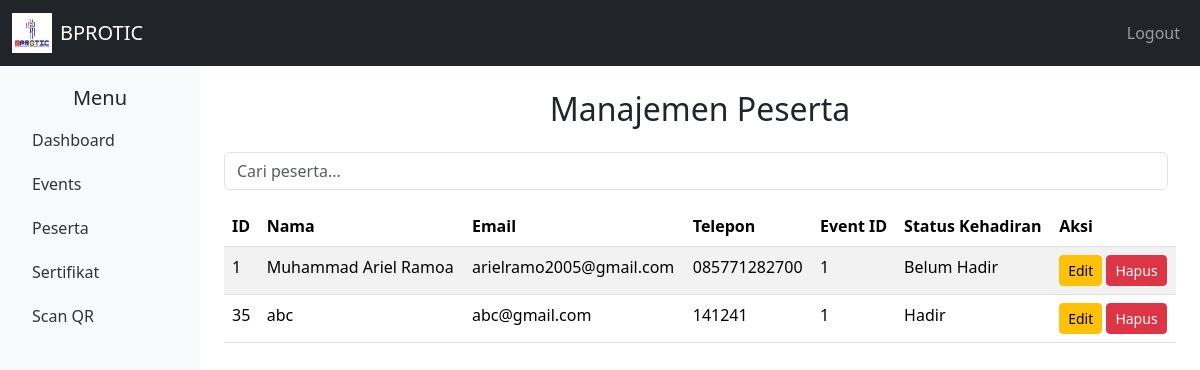
Screenshot of /pages/peserta.php (signed in) with the database file from the repository.
### tables this page shows
CREATE TABLE `registrations` (
  `id` int NOT NULL,
  `event_id` int DEFAULT NULL,
  `name` varchar(100) NOT NULL,
  `email` varchar(100) NOT NULL,
  `phone` varchar(20) DEFAULT NULL,
  `attendance_status` enum('Belum Hadir','Hadir') DEFAULT 'Belum Hadir'
);

### pages/peserta.php (the view, shortened to what this page needs)
<?php
include '../includes/header.php';
include '../includes/config.php';
$search = $_GET['search'] ?? '';
$query = "SELECT * FROM registrations WHERE name LIKE ?";
$stmt = $pdo->prepare($query);
$stmt->execute(['%' . $search . '%']);
$participants = $stmt->fetchAll();
?>
<div class="container-fluid">
    <h2 class="text-center mb-4">Manajemen Peserta</h2>
    <div class="d-flex justify-content-between mb-3">
        <form method="GET" class="d-flex" style="flex-grow: 1;">
            <input type="text" name="search" class="form-control me-2" placeholder="Cari peserta..." value="<?= htmlspecialchars($search) ?>">
        </form>
    </div>
    <table class="table table-striped">
        <thead>
            <tr>
                <th>ID</th>
                <th>Nama</th>
                <th>Email</th>
                <th>Telepon</th>
                <th>Event ID</th>
                <th>Status Kehadiran</th>
                <th>Aksi</th>
            </tr>
        </thead>
        <tbody>
            <?php foreach ($participants as $participant): ?>
            <tr>
                <td><?= $participant['id'] ?></td>
                <td><?= htmlspecialchars($participant['name']) ?></td>
                <td><?= htmlspecialchars($participant['email']) ?></td>
                <td><?= htmlspecialchars($participant['phone']) ?></td>
                <td><?= htmlspecialchars($participant['event_id']) ?></td>
                <td><?= htmlspecialchars($participant['attendance_status']) ?></td>
                <td>
                    <button
                        class="btn btn-sm btn-warning editButton"
                        data-bs-toggle="modal"
                        data-bs-target="#editPesertaModal"
                        data-id="<?= $participant['id'] ?>"
                        data-name="<?= htmlspecialchars($participant['name']) ?>"
                        data-email="<?= htmlspecialchars($participant['email']) ?>"
                        data-phone="<?= htmlspecialchars($participant['phone']) ?>"
                        data-event_id="<?= $participant['event_id'] ?>">
                        Edit
                    </button>
                    <a href="peserta.php?delete_id=<?= $participant['id'] ?>" class="btn btn-sm btn-danger" onclick="return confirm('Hapus peserta ini?')">Hapus</a>
                </td>
            </tr>
            <?php endforeach; ?>
        </tbody>
    </table>
</div>
<?php include '../includes/footer.php'; ?>

### rows the page displays
registrations: id "1", name "Muhammad Ariel Ramoa", email "arielramo2005@gmail.com", phone "085771282700", event "1", attendance_status "Belum Hadir"
registrations: id "35", name "abc", email "abc@gmail.com", phone "141241", event "1", attendance_status "Hadir"
